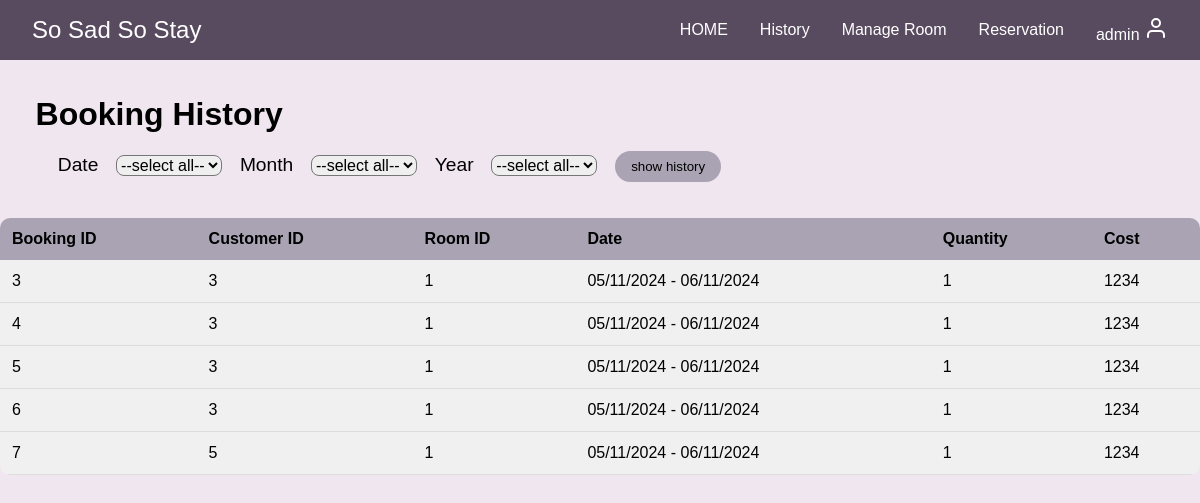
Screenshot of /admin-history.php (signed in) with the database file from the repository.
### tables this page shows
CREATE TABLE `users` (
  `id` int(11) NOT NULL,
  `email` varchar(254) NOT NULL,
  `firstname` varchar(50) NOT NULL,
  `lastname` varchar(50) NOT NULL,
  `username` varchar(30) NOT NULL,
  `password` char(60) NOT NULL,
  `position` varchar(50) NOT NULL,
  `created_at` timestamp NULL DEFAULT current_timestamp(),
  `updated_at` timestamp NULL DEFAULT current_timestamp() ON UPDATE current_timestamp()
);

CREATE TABLE `booking` (
  `booking_id` int(11) NOT NULL,
  `customer_id` int(10) NOT NULL,
  `room_id` int(10) NOT NULL,
  `date` varchar(40) NOT NULL,
  `quantity` int(10) NOT NULL,
  `cost` int(10) NOT NULL
);

### admin-history.php (the view, shortened to what this page needs)
<?php
require_once './backend/config/db.php';
if (isset($_SESSION['admin_login'])) {
    $cusid = $_SESSION['admin_login'];
    try {
        $check_cus = $db->prepare('SELECT * FROM users WHERE id = :id');
        $check_cus->bindParam(':id', $cusid, PDO::PARAM_INT);
        $check_cus->execute();
        $admin = $check_cus->fetch(PDO::FETCH_ASSOC);
        $book_his = $db->prepare('SELECT * FROM booking');
        $book_his->execute();
    } catch (PDOException $e) {
        $_SESSION['error'] = 'เกิดข้อผิดพลาดในการเชื่อมต่อฐานข้อมูล';
        header('location: ./loginPage.php');
        exit();
    }
} else {
    $_SESSION['error'] = 'กรุณาเข้าสู่ระบบ';
    header('location: ./loginPage.php');
    exit();
}
?>
<!DOCTYPE html>
<html>
<head>
</head>
<body>
    <nav class="top-nav">
        <a href="#" class="logo">So Sad So Stay</a>
        <div class="nav-links">
            <a href="adminhome.php">HOME</a>
            <a href="admin-history.php">History</a>
            <a href="admin-manage-room.php">Manage Room</a>
            <a href="admin-reservation.php">Reservation</a>
            <a href="#" class="username">
                <?php echo $admin['username']; ?>
                <svg xmlns="http://www.w3.org/2000/svg" width="24" height="24" viewBox="0 0 24 24" fill="none"
                    stroke="currentColor" stroke-width="2" stroke-linecap="round" stroke-linejoin="round">
                    <path d="M20 21v-2a4 4 0 0 0-4-4H8a4 4 0 0 0-4 4v2"></path>
                    <circle cx="12" cy="7" r="4"></circle>
                </svg>
            </a>
        </div>
    </nav>
    <div>
        <h1>&nbsp;&nbsp;&nbsp;&nbsp;Booking History&nbsp;&nbsp;&nbsp;
        </h1></br>
        <form>
            <p>&nbsp;&nbsp;&nbsp;&nbsp;&nbsp;&nbsp;&nbsp;&nbsp;&nbsp;&nbsp;&nbsp;&nbsp;
                <label for="date">Date</label>&nbsp;&nbsp;&nbsp;
                <select class="form-control" name="date" id="date">
                    <option value="0">--select all--</option>
                </select>&nbsp;&nbsp;&nbsp;
                <label for="month">Month</label>&nbsp;&nbsp;&nbsp;
                <select class="form-control" name="month" id="month">
                    <option value="0">--select all--</option>
                </select>&nbsp;&nbsp;&nbsp;
                <label for="year">Year</label>&nbsp;&nbsp;&nbsp;
                <select class="form-control" name="year" id="year">
                    <option value="-select all-">--select all--</option>
                </select>&nbsp;&nbsp;&nbsp;
                <button type="submit" class='history-button'>show history</button>
            </p>
        </form>
    </div>
    <table class="booking-table">
        <thead>
            <tr>
                <th>Booking ID</th>
                <th>Customer ID</th>
                <th>Room ID</th>
                <th>Date</th>
                <th>Quantity</th>
                <th>Cost</th>
            </tr>
        </thead>
        <tbody>
            <?php
            while ($book = $book_his->fetch(PDO::FETCH_ASSOC)) {
                echo "<tr>";
                echo "<td>" . htmlspecialchars($book['booking_id']) . "</td>";
                echo "<td>" . htmlspecialchars($book['customer_id']) . "  </td>";
                echo "<td>" . htmlspecialchars($book['room_id']) . "  </td>";
                echo "<td>" . htmlspecialchars($book['date'])."</td>";
                echo "<td>" . htmlspecialchars($book['quantity']) . "</td>";
                echo "<td>" . htmlspecialchars($book['cost']) . " </td>";
                echo "</tr>";
            }
            ?>
        </tbody>
    </table>
</body>
</html>

### admin-history.php (style rules this page uses)
* { margin: 0; padding: 0; box-sizing: border-box; font-family: 'Comic Sans MS', cursive, sans-serif; }
body { background-color: #f0e6f0; }
label { font-size: 1.2rem; }
select { font-size: 1rem; border-radius: 8px; }
.top-nav { background-color: #584b5f; padding: 1rem 2rem; display: flex; justify-content: space-between; align-items: center; color: white; }
.logo { font-size: 1.5rem; color: white; text-decoration: none; }
.nav-links { display: flex; align-items: center; gap: 2rem; }
.nav-links a { color: white; text-decoration: none; }
.booking-table { width: 100%; border-collapse: collapse; background-color: #f0f0f0; border-radius: 10px; overflow: hidden; }
.booking-table th { background-color: #a9a3b3; color: black; padding: 12px; text-align: left; }
.booking-table td { padding: 12px; border-bottom: 1px solid #ddd; }
.history-button { background-color: #a9a3b3; border: none; padding: 8px 16px; border-radius: 20px; cursor: pointer; }

### rows the page displays
users: username "admin"
booking: booking_id "3", customer "3", room "1", date "05/11/2024 - 06/11/2024", quantity "1", cost "1234"
booking: booking_id "4", customer "3", room "1", date "05/11/2024 - 06/11/2024", quantity "1", cost "1234"
booking: booking_id "5", customer "3", room "1", date "05/11/2024 - 06/11/2024", quantity "1", cost "1234"
booking: booking_id "6", customer "3", room "1", date "05/11/2024 - 06/11/2024", quantity "1", cost "1234"
booking: booking_id "7", customer "5", room "1", date "05/11/2024 - 06/11/2024", quantity "1", cost "1234"
